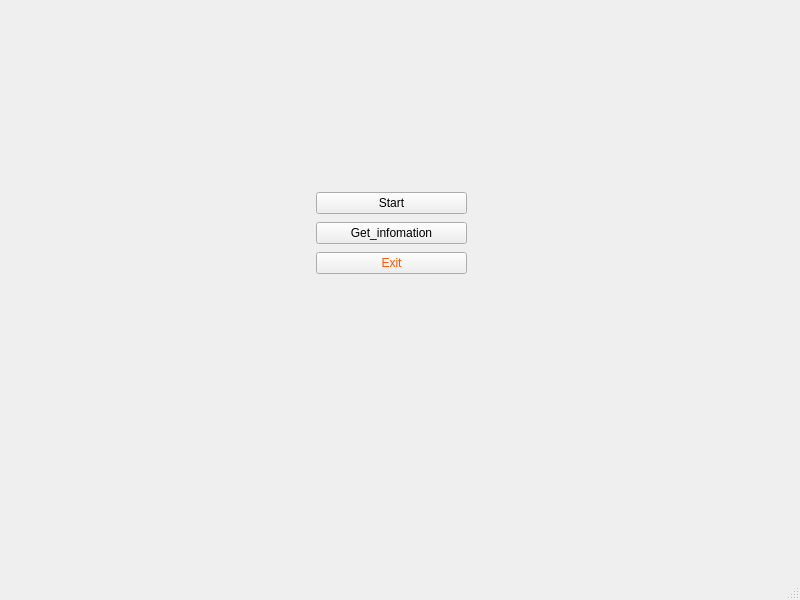
<?xml version="1.0" encoding="UTF-8"?>
<ui version="4.0">
 <class>MainWindow</class>
 <widget class="QMainWindow" name="MainWindow">
  <property name="geometry">
   <rect>
    <x>0</x>
    <y>0</y>
    <width>800</width>
    <height>600</height>
   </rect>
  </property>
  <property name="windowTitle">
   <string>MainWindow</string>
  </property>
  <widget class="QWidget" name="centralwidget">
   <widget class="QLabel" name="label">
    <property name="geometry">
     <rect>
      <x>-4</x>
      <y>3</y>
      <width>801</width>
      <height>561</height>
     </rect>
    </property>
    <property name="text">
     <string/>
    </property>
    <property name="pixmap">
     <pixmap>../image/images.png</pixmap>
    </property>
    <property name="scaledContents">
     <bool>true</bool>
    </property>
   </widget>
   <widget class="QWidget" name="layoutWidget">
    <property name="geometry">
     <rect>
      <x>316</x>
      <y>190</y>
      <width>151</width>
      <height>86</height>
     </rect>
    </property>
    <layout class="QVBoxLayout" name="verticalLayout">
     <item>
      <widget class="QPushButton" name="pushButton">
       <property name="styleSheet">
        <string notr="true">font: 75 10pt &quot;MS Shell Dlg 2&quot;;
</string>
       </property>
       <property name="text">
        <string>Start</string>
       </property>
      </widget>
     </item>
     <item>
      <widget class="QPushButton" name="pushButton_3">
       <property name="styleSheet">
        <string notr="true">font: 75 10pt &quot;MS Shell Dlg 2&quot;;
</string>
       </property>
       <property name="text">
        <string>Get_infomation</string>
       </property>
      </widget>
     </item>
     <item>
      <widget class="QPushButton" name="pushButton_2">
       <property name="styleSheet">
        <string notr="true">font: 75 10pt &quot;MS Shell Dlg 2&quot;;
color: rgb(255, 85, 0);</string>
       </property>
       <property name="text">
        <string>Exit</string>
       </property>
      </widget>
     </item>
    </layout>
   </widget>
  </widget>
  <widget class="QMenuBar" name="menubar">
   <property name="geometry">
    <rect>
     <x>0</x>
     <y>0</y>
     <width>800</width>
     <height>22</height>
    </rect>
   </property>
  </widget>
  <widget class="QStatusBar" name="statusbar"/>
 </widget>
 <resources/>
 <connections>
  <connection>
   <sender>pushButton</sender>
   <signal>clicked()</signal>
   <receiver>MainWindow</receiver>
   <slot>close()</slot>
   <hints>
    <hint type="sourcelabel">
     <x>400</x>
     <y>229</y>
    </hint>
    <hint type="destinationlabel">
     <x>399</x>
     <y>299</y>
    </hint>
   </hints>
  </connection>
  <connection>
   <sender>pushButton_2</sender>
   <signal>clicked()</signal>
   <receiver>MainWindow</receiver>
   <slot>close()</slot>
   <hints>
    <hint type="sourcelabel">
     <x>357</x>
     <y>271</y>
    </hint>
    <hint type="destinationlabel">
     <x>399</x>
     <y>299</y>
    </hint>
   </hints>
  </connection>
 </connections>
</ui>
